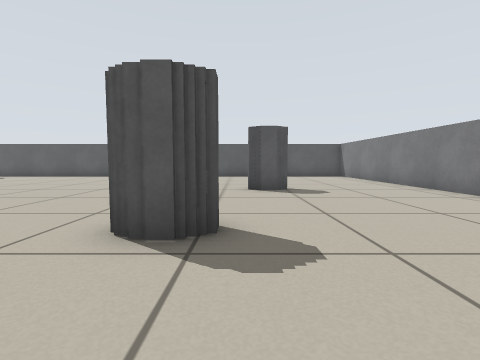
[1] (above)

17 first-person views from a walk through a Stage world. The camera is 0.45 m above the floor, tilts 4° down and sees 85° across. The lines on the ground mark 1 m squares. The floor is counted in squares, 0.5 m on a side. Each view is taken from the middle of a square. On the plan, view 1 faces up. The plan holds only what a view shows up to about 10 squares ahead; the rest is blank. The robots in the file are not drawn.

[2]
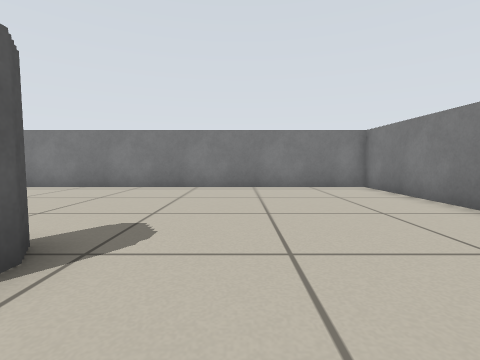

[3]
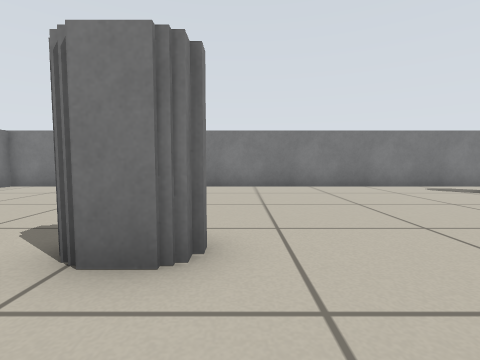

[4]
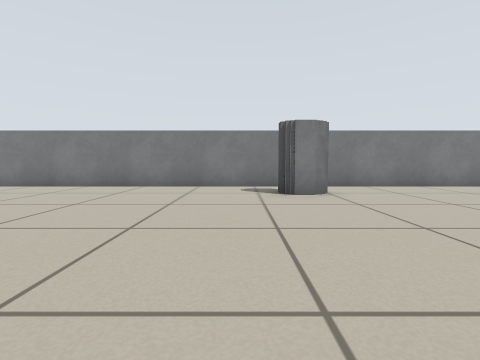

[5]
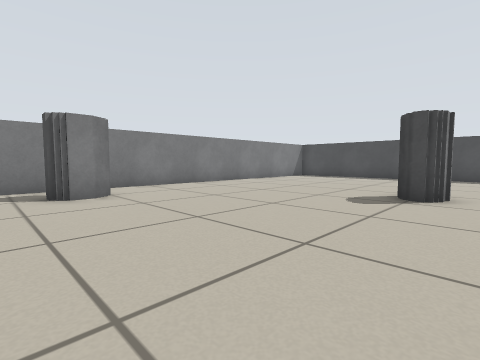

[6]
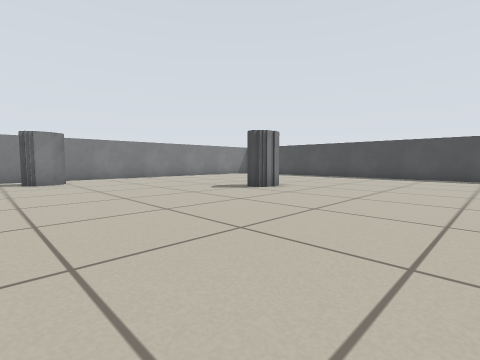

[7]
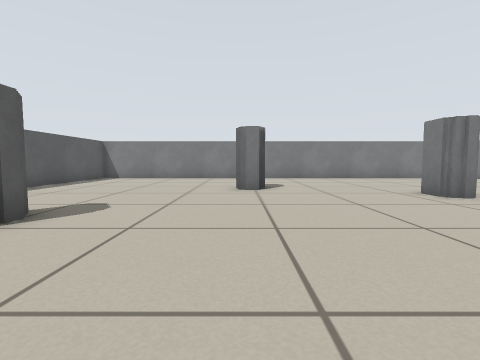

[8]
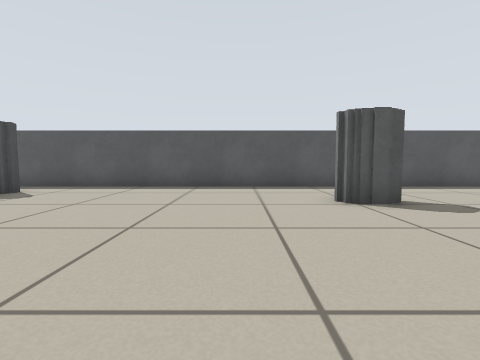

[9]
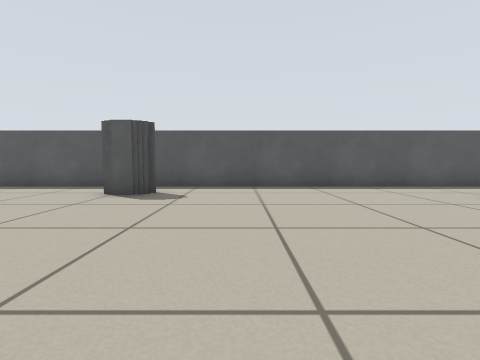

[10]
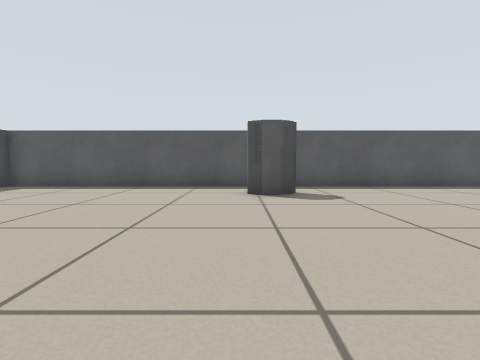

[11]
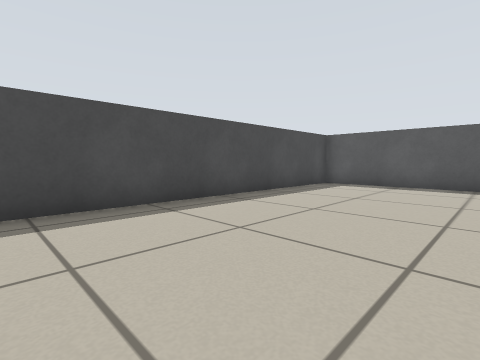

[12]
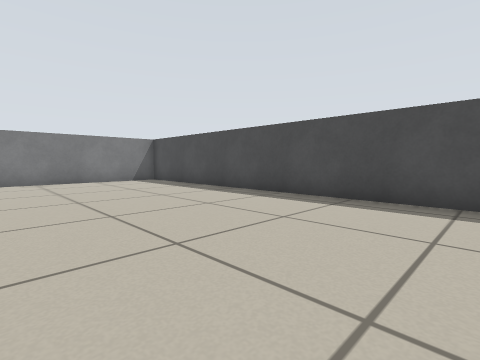

[13]
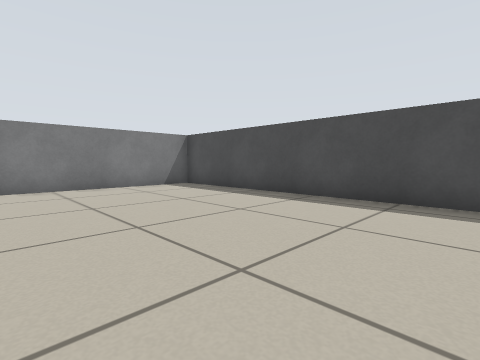

[14]
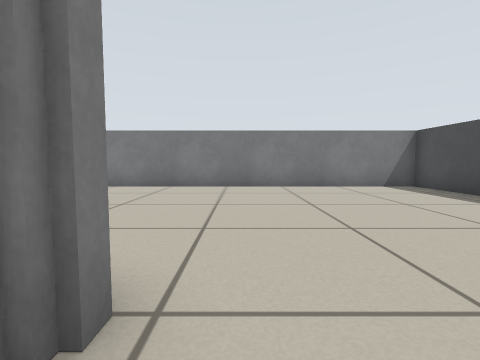

[15]
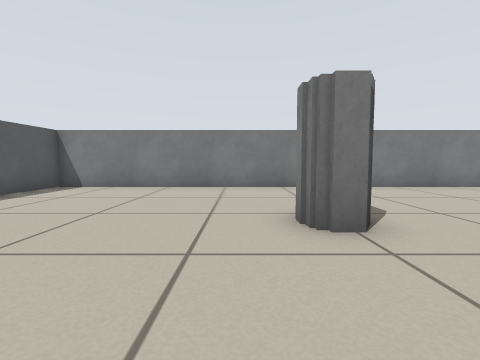

[16]
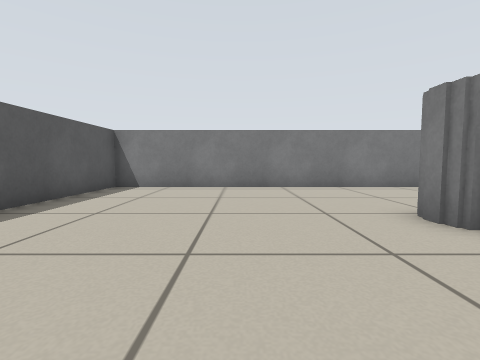

[17]
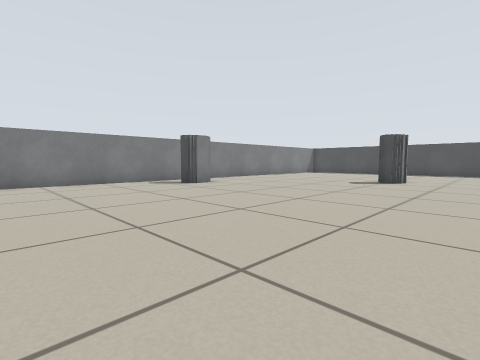

### Floor plan
Points are (right, up) in squares from view 1. A wall is a line through its corners. A room is listed if a view was taken in it or the views show most of it. See-through windows are left out.
Room 1 (views 1, 2, 3, 4, 5, 6, 7, 8, 9, 10, 11, 12, 13, 14, 15, 16, 17)
walls: (-16, 5.1) (-14.9, 5.1) (-14.9, 4.4); (-10.4, -1) (-9.1, -1) (-9.1, -1.8); (-16.3, 4.5) (-16.3, 5); (-1.5, 3.9) (-0.3, 3.9) (-0.3, 2.9) (-1.5, 2.9) (-1.5, 3.9); (-3.6, 12.4) (-4.7, 12.4) (-4.7, 13); (-13.5, 14.8) (-13.5, 14) (-14.8, 14); (1.5, 8.2) (0.3, 8.2) (0.3, 9.1) (1.6, 9.1); (-23.3, -3.4) (6.3, -3.4) (6.3, 16.4) (-23.3, 16.4) (-23.3, -3.4)

Where each view was taken, in squares from view 1:
view 1: 0 up, 0 right, facing up
view 2: 1 up, 3 left, facing right
view 3: 6 up, 2 left, facing down
view 4: 6 up, 8 left, facing down
view 5: 6 up, 8 left, facing down-left
view 6: 11 up, 8 left, facing down-left
view 7: 9 up, 8 left, facing right
view 8: 7 up, 7 left, facing up
view 9: 7 up, 11 left, facing up
view 10: 7 up, 15 left, facing up
view 11: 6 up, 18 left, facing up-left
view 12: 9 up, 17 left, facing down-left
view 13: 6 up, 17 left, facing down-left
view 14: 6 up, 17 left, facing down
view 15: 10 up, 3 left, facing right
view 16: 12 up, 3 left, facing right
view 17: 8 up, 3 left, facing down-left
